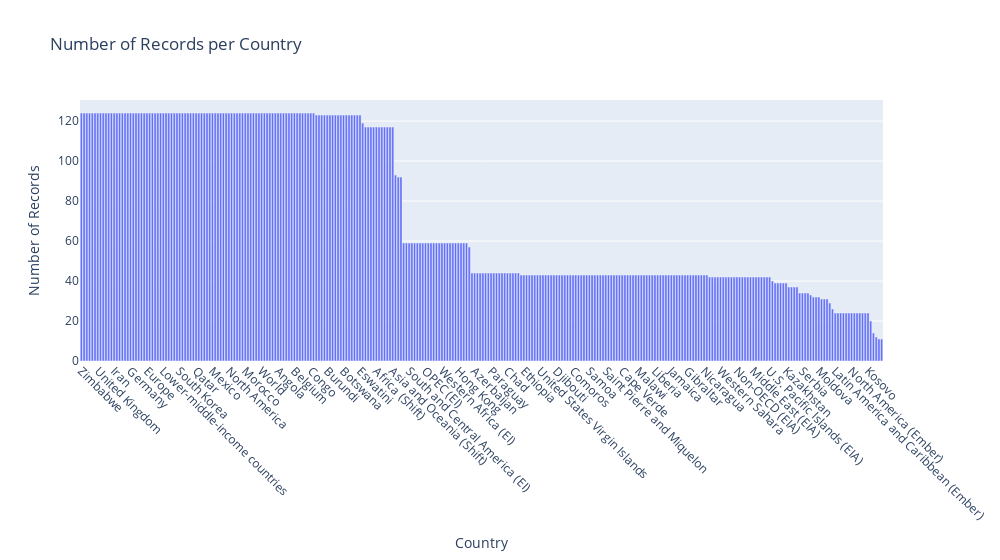

The notebook cell this image was saved under:
### Code cell
# Identify and analyze categorical variables
categorical_variables = data.select_dtypes(include=["object"]).columns
print("\nCategorical Variables:")
print(categorical_variables.tolist())

# Visualize count of unique countries
fig = px.bar(
    x=data["country"].value_counts().index,
    y=data["country"].value_counts().values,
    title="Number of Records per Country",
    labels={"x": "Country", "y": "Number of Records"},
)
fig.update_layout(width=1000, xaxis=dict(tickangle=45))
fig.show()

### Figure 1 — Plotly figure (JSON) as saved in the notebook; plotly's stock layout.template omitted (floating-point values rounded to 4 significant figures; data arrays with more than 128 entries replaced by an {"elided": "..."} marker saying what was removed)
{"data": [{"alignmentgroup": "True", "hovertemplate": "Country=%{x}<br>Number of Records=%{y}<extra></extra>", "legendgroup": "", "marker": {"color": "#636efa", "pattern": {"shape": ""}}, "name": "", "offsetgroup": "", "orientation": "v", "showlegend": false, "textposition": "auto", "type": "bar", "x": {"elided": "294 str values"}, "xaxis": "x", "y": {"elided": "294 int values"}, "yaxis": "y"}], "layout": {"barmode": "relative", "legend": {"tracegroupgap": 0}, "title": {"text": "Number of Records per Country"}, "width": 1000, "xaxis": {"anchor": "y", "domain": [0, 1], "tickangle": 45, "title": {"text": "Country"}}, "yaxis": {"anchor": "x", "domain": [0, 1], "title": {"text": "Number of Records"}}}}
